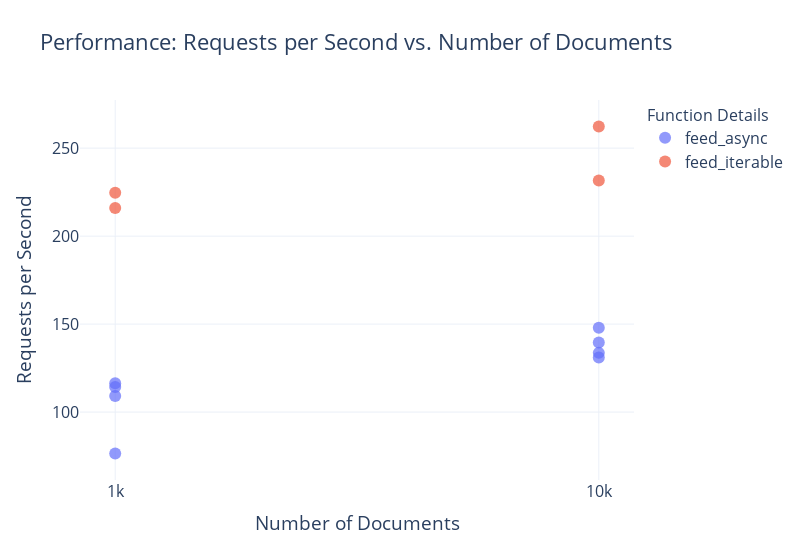

The notebook cell saved with this chart:
### Code cell
import plotly.express as px


def plot_performance(df: pd.DataFrame):
    # Create a scatter plot with logarithmic scale for both axes using Plotly Express
    fig = px.scatter(
        df,
        x="num_docs",
        y="requests_per_second",
        color="function_name",  # Defines color based on different functions
        log_x=True,  # Set x-axis to logarithmic scale
        log_y=False,  # If you also want the y-axis in logarithmic scale, set this to True
        title="Performance: Requests per Second vs. Number of Documents",
        labels={  # Customizing axis labels
            "num_docs": "Number of Documents",
            "requests_per_second": "Requests per Second",
            "max_workers": "max_workers",
            "max_queue_size": "max_queue_size",
            "max_connections": "max_connections",
            "num_concurrent_requests": "num_concurrent_requests",
        },
        template="plotly_white",  # This sets the style to a white background, adhering to Tufte's minimalist principles
        hover_data=[
            "max_workers",
            "max_queue_size",
            "max_connections",
            "num_concurrent_requests",
        ],  # Additional information to show on hover
    )

    # Update layout for better readability, similar to 'talk' context in Seaborn
    fig.update_layout(
        font=dict(
            size=16,  # Adjusting font size for better visibility, similar to 'talk' context
        ),
        legend_title_text="Function Details",  # Custom legend title
        legend=dict(
            title_font_size=16,
            x=800,  # Adjusting legend position similar to bbox_to_anchor in Matplotlib
            xanchor="auto",
            y=1,
            yanchor="auto",
        ),
        width=800,  # Adjusting width of the plot
    )
    fig.update_xaxes(
        tickvals=[1000, 10000, 100000],  # Set specific tick values
        ticktext=["1k", "10k", "100k"],  # Set corresponding tick labels
    )

    fig.update_traces(
        marker=dict(size=12, opacity=0.7)
    )  # Adjust marker size and opacity
    # Show plot
    fig.show()
    # Save plot as HTML file
    fig.write_html("performance.html")


plot_performance(df)

### Figure 1 — Plotly figure (JSON) as saved in the notebook; plotly's stock layout.template omitted (floating-point values rounded to 4 significant figures)
{"data": [{"customdata": [[null, null, 1, 1000], [null, null, 1, 10000], [null, null, 16, 1000], [null, null, 16, 10000], [null, null, 1, 1000], [null, null, 1, 10000], [null, null, 16, 1000], [null, null, 16, 10000]], "hovertemplate": "function_name=feed_async<br>Number of Documents=%{x}<br>Requests per Second=%{y}<br>max_workers=%{customdata[0]}<br>max_queue_size=%{customdata[1]}<br>max_connections=%{customdata[2]}<br>num_concurrent_requests=%{customdata[3]}<extra></extra>", "legendgroup": "feed_async", "marker": {"color": "#636efa", "opacity": 0.7, "size": 12, "symbol": "circle"}, "mode": "markers", "name": "feed_async", "orientation": "v", "showlegend": true, "type": "scatter", "x": [1000, 1000, 1000, 1000, 10000, 10000, 10000, 10000], "xaxis": "x", "y": [116.3, 109.1, 76.46, 114.3, 147.9, 133.7, 139.6, 131.1], "yaxis": "y"}, {"customdata": [[64, 1000, 64, null], [64, 10000, 64, null], [64, 1000, 64, null], [64, 10000, 64, null]], "hovertemplate": "function_name=feed_iterable<br>Number of Documents=%{x}<br>Requests per Second=%{y}<br>max_workers=%{customdata[0]}<br>max_queue_size=%{customdata[1]}<br>max_connections=%{customdata[2]}<br>num_concurrent_requests=%{customdata[3]}<extra></extra>", "legendgroup": "feed_iterable", "marker": {"color": "#EF553B", "opacity": 0.7, "size": 12, "symbol": "circle"}, "mode": "markers", "name": "feed_iterable", "orientation": "v", "showlegend": true, "type": "scatter", "x": [1000, 1000, 10000, 10000], "xaxis": "x", "y": [216.0, 224.7, 262.3, 231.6], "yaxis": "y"}], "layout": {"font": {"size": 16}, "legend": {"title": {"font": {"size": 16}, "text": "Function Details"}, "tracegroupgap": 0, "x": 800, "xanchor": "auto", "y": 1, "yanchor": "auto"}, "title": {"text": "Performance: Requests per Second vs. Number of Documents"}, "width": 800, "xaxis": {"anchor": "y", "domain": [0, 1], "ticktext": ["1k", "10k", "100k"], "tickvals": [1000, 10000, 100000], "title": {"text": "Number of Documents"}, "type": "log"}, "yaxis": {"anchor": "x", "domain": [0, 1], "title": {"text": "Requests per Second"}}}}
